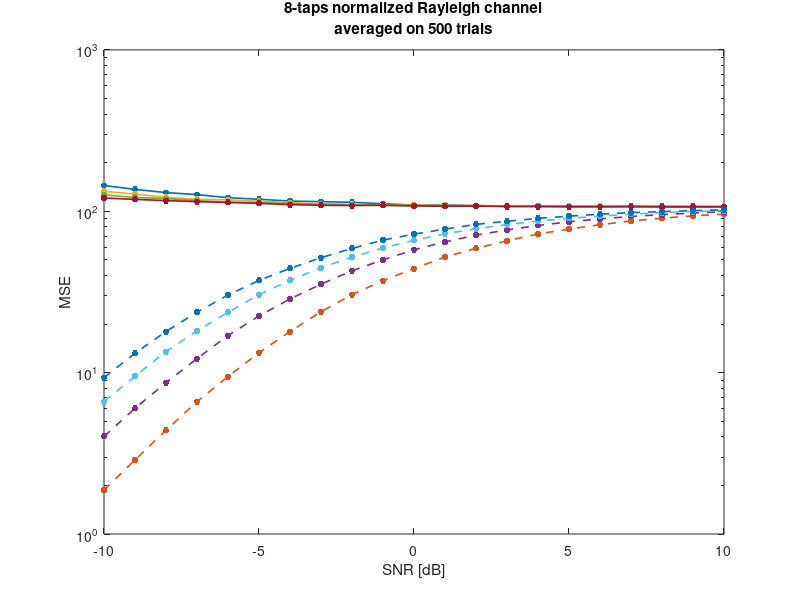

MATLAB code for this plot: (Note: this script raises an error after producing the figure.)
%% code for step 3
close all;
clearvars;

%% parameters
N = 128; % number of subcarriers
L = 8; % length of the channel coefficients

M = 500; % number of trials
SNR = linspace(-10,10,21); % db
Es_N0 = 10.^(SNR/10); % noise power
N_SNR = length(Es_N0);
mseML = zeros(N_SNR,M);
mseMAP = zeros(N_SNR,M);

sigma2 = 1;


for N_blocks=2:5 % number of blocks of training sequence
    I = repmat((-1).^(0:N-1)',N_blocks,1); % training sequence
    W = repmat(dftmtx(N)/sqrt(N),N_blocks,1); % dft matrix
    for i=1:N_SNR
        for j=1:M
            % channel
            test = [1 0.3 -0.2 0 0 0 0 0.5];
            test = test/sqrt(test*test');
            hTrue = sqrt(sigma2)*test';%(randn(L,1)+1i*randn(L,1))/sqrt(2*L);
            hTrue = hTrue/(norm(hTrue));
            lambda = repmat(fft(hTrue,N),N_blocks,1);
            
            % noise
            noise = sqrt(Es_N0(i).^-1)*(randn(N_blocks*N,1)+1i*randn(N_blocks*N,1))/sqrt(2);
            
            % received signal
            r = lambda.*I+noise;
            
            % ML estimator
            A1 = (I.*W(:,1:L));
            hEstML = A1\r; % automatically solve with LS
            
            % MAP estimator with knowledge of noise power and h distr
            A2 = [A1;sqrt((Es_N0(i)^-1)/(sigma2))*eye(L)];
            hEstMAP = A2\[r;zeros(L,1)];
            
            mseML(i,j) = (hTrue-hEstML(1:L))'*(hTrue-hEstML(1:L));
            mseMAP(i,j) = (hTrue-hEstMAP(1:L))'*(hTrue-hEstMAP(1:L));
        end
    end
    mseML = mean(mseML,2);
    mseMAP = mean(mseMAP,2);
    
    semilogy(SNR,mseML,'.-','linewidth',1.2,'markersize',15); hold on;
    semilogy(SNR,mseMAP,'.--','linewidth',1.2,'markersize',15); hold on;
    xlabel('SNR [dB]');
    ylabel('MSE');
    label{2*N_blocks-1}=sprintf('%d blocks ML',N_blocks);
    label{2*N_blocks}=sprintf('%d blocks MAP',N_blocks);
end
title(sprintf('%d-taps normalized Rayleigh channel\naveraged on %d trials',L,M));
legend(label);
grid on;
